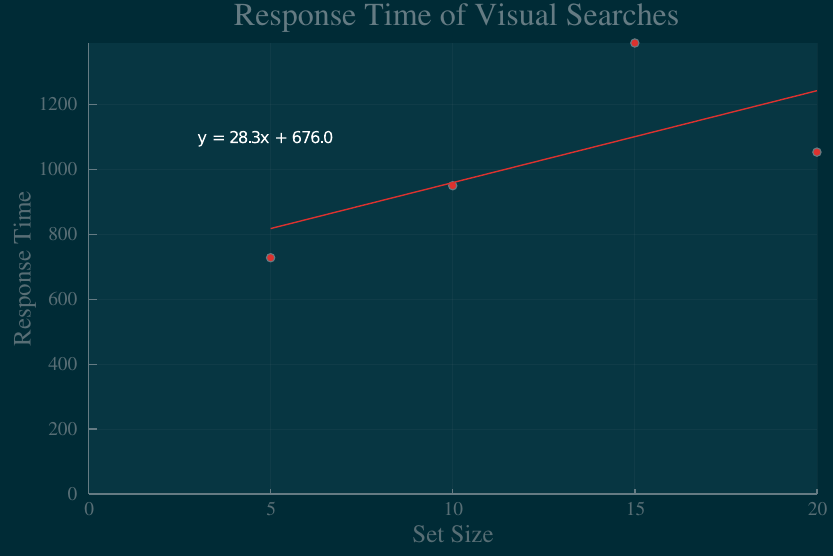

Recreate this plot in Julia.
#!/usr/bin/env bash
    #=
    exec julia --project="$(realpath $(dirname $0))" --color=yes --startup-file=no -e 'include(popfirst!(ARGS))' \
    "${BASH_SOURCE[0]}" "$@"
    =#

using CSV, DataFrames, Query, Statistics, ANOVA, GLM, StatsPlots

df = DataFrame(CSV.File(joinpath(dirname(@__FILE__), "data.csv"), header = false, delim = "\t"))
names!(df, map(Symbol, ["block", "stim_no", "trial_type", "set_size", "response", "RT"]))

function make_plot()
	df_pivot = @from i in df begin
		@where isone(i.trial_type) && isone(i.response)
		@select {i.set_size, i.RT}
		@groupby :set_size
		@collect DataFrame
	end
	df_pivot = combine(groupby(DataFrame(df_pivot), :set_size), :RT => mean)

	line = lm(@formula(RT_mean ~ set_size), df_pivot)
	line_coeffs = coef(line)
	equation = "y = $(round(line_coeffs[2], sigdigits = 3))x + $(round(line_coeffs[1], sigdigits = 3))"

	theme(:solarized)
	plot = @df df_pivot scatter(
		:set_size,
		:RT_mean,
		title = "Response Time of Visual Searches",
		label = false,
		xaxis = "Set Size",
		yaxis = "Response Time",
		xlim = (0, maximum(:set_size)),
	    ylim = (0, maximum(:RT_mean)),
		fontfamily = font("Times"),
		smooth = true,
		annotations = (3, 1100, Plots.text(equation, 8, :white, :left))
	)

	savefig(plot, joinpath(dirname(@__FILE__), "VisualSearch.pdf"))
	println("Plot saved at ", joinpath(dirname(@__FILE__), "VisualSearch.pdf"))
end

function analysis_of_variance()
	analysis_df = @from i in df begin
		@where isone(i.trial_type) && isone(i.response)
		@select {i.set_size, i.RT, i.stim_no}
		@groupby :set_size, :stim_no
		@collect DataFrame
	end
	analysis_df = combine(groupby(DataFrame(analysis_df), [:set_size, :stim_no]), :RT => mean)
	categorical!(analysis_df, :set_size)

	model = fit(LinearModel, @formula(RT_mean ~ set_size), analysis_df, contrasts = Dict(:RT_mean => EffectsCoding()))

	println(anova(model))
end

make_plot()
analysis_of_variance()
